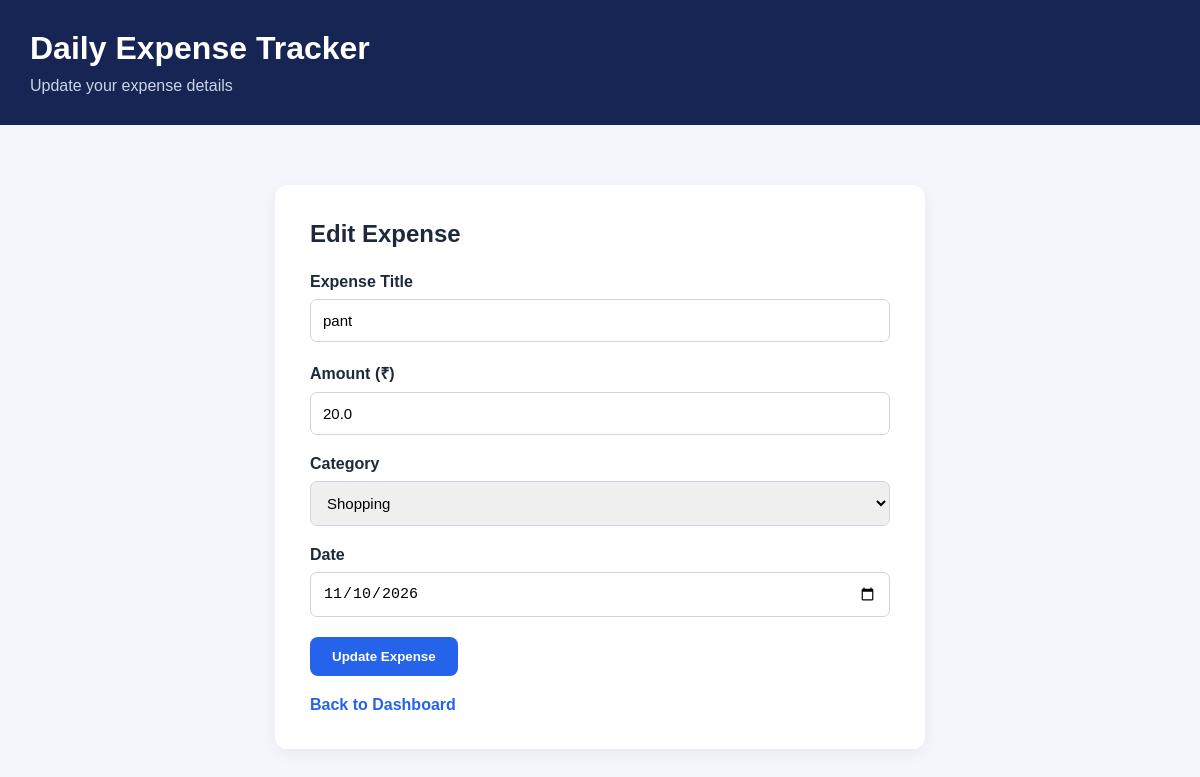
/edit-expense/9, run on an earlier commit of the app's database.
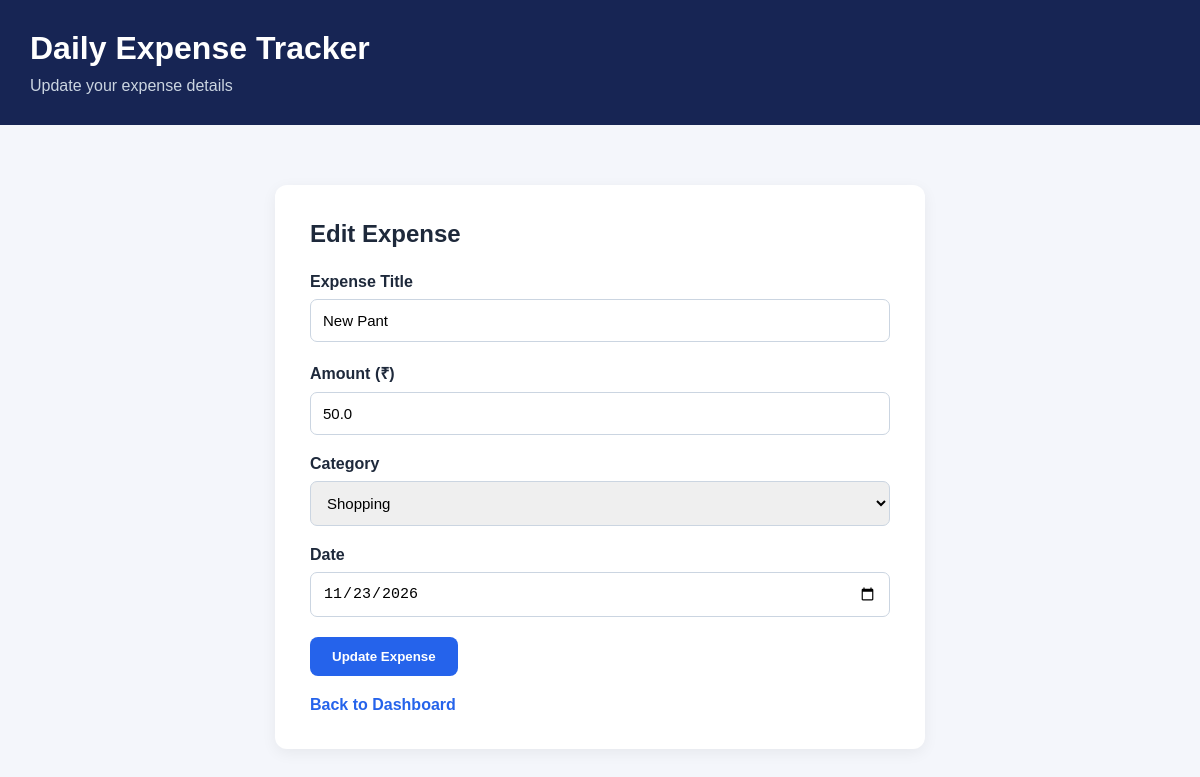
And on a later commit of the database.
### tables this page shows
CREATE TABLE expenses (
    id INTEGER PRIMARY KEY AUTOINCREMENT,
    amount REAL NOT NULL,
    category TEXT NOT NULL,
    description TEXT,
    expense_date DATE NOT NULL,
    created_at DATETIME DEFAULT CURRENT_TIMESTAMP
);

### app.py (the view, shortened to what this page needs)
@app.route("/edit-expense/<int:expense_id>", methods=["GET", "POST"])
def edit_expense(expense_id):
    expense = get_expense_by_id(expense_id)
    if expense is None:
        flash("Expense not found.", "error")
        return redirect(url_for("home"))
    return render_template(
        "edit_expense.html",
        expense=expense
    )

### database.py (called while the page is built)
def get_connection():
    connection = sqlite3.connect(DB_PATH)
    connection.row_factory = sqlite3.Row
    return connection

### expense_operations.py (called while the page is built)
def get_expense_by_id(expense_id):
    connection = get_connection()
    try:
        query = "SELECT * FROM expenses WHERE id = ?"
        expense = connection.execute(
            query, (expense_id,)
        ).fetchone()
        return expense
    finally:
        connection.close()

### templates/edit_expense.html (shortened to what this page needs)
<!DOCTYPE html>
<html lang="en">
<head>
    <link rel="stylesheet"
          href="{{ url_for('static', filename='css/style.css') }}">
</head>
<body>
    <header>
        <h1>Daily Expense Tracker</h1>
        <p>Update your expense details</p>
    </header>
    <main>
        <section class="expense-form-card">
            <h2>Edit Expense</h2>
            <form method="POST"
                  action="{{ url_for('edit_expense', expense_id=expense['id']) }}">
                <div class="form-group">
                    <label>Expense Title</label>
                    <input type="text"
                           name="title"
                           value="{{ expense['description'] }}"
                           maxlength="100"
                           required>
                </div>
                <div class="form-group">
                    <label>Amount (₹)</label>
                    <input type="number"
                           name="amount"
                           value="{{ expense['amount'] }}"
                           min="0.01"
                           step="0.01"
                           required>
                </div>
                <div class="form-group">
                    <label>Category</label>
                    <select name="category" required>
                        <option value="Shopping"
                            {% if expense['category'] == 'Shopping' %}selected{% endif %}>
                            Shopping
                        </option>
                    </select>
                </div>
                <div class="form-group">
                    <label>Date</label>
                    <input type="date"
                           name="date"
                           value="{{ expense['expense_date'] }}"
                           required>
                </div>
                <button type="submit" class="add-expense-btn">
                    Update Expense
                </button>
            </form>
            <a href="{{ url_for('home') }}" class="back-link">
                Back to Dashboard
            </a>
        </section>
    </main>
</body>
</html>

What changed in the data, as far as the page shows it:
changed expenses "Shopping": title "pant" → "New Pant"; amount "20.0" → "50.0"; date "11/10/2026" → "11/23/2026"
